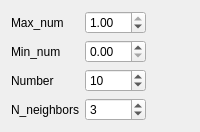
             <widget class="QWidget" name="to_mutualinfo_cls">
              <layout class="QGridLayout" name="gridLayout_22">
               <item row="4" column="2">
                <spacer name="horizontalSpacer_13">
                 <property name="orientation">
                  <enum>Qt::Horizontal</enum>
                 </property>
                 <property name="sizeHint" stdset="0">
                  <size>
                   <width>40</width>
                   <height>20</height>
                  </size>
                 </property>
                </spacer>
               </item>
               <item row="5" column="0">
                <widget class="QLabel" name="label_mutualinfo_cls">
                 <property name="text">
                  <string>N_neighbors</string>
                 </property>
                </widget>
               </item>
               <item row="4" column="0">
                <widget class="QLabel" name="label_28">
                 <property name="text">
                  <string>Number</string>
                 </property>
                </widget>
               </item>
               <item row="4" column="1">
                <widget class="QSpinBox" name="spinBox_mutualinfocls_num">
                 <property name="maximum">
                  <number>10000</number>
                 </property>
                 <property name="singleStep">
                  <number>5</number>
                 </property>
                 <property name="value">
                  <number>10</number>
                 </property>
                </widget>
               </item>
               <item row="2" column="1">
                <widget class="QDoubleSpinBox" name="doubleSpinBox_mutualinfocls_maxnum">
                 <property name="maximum">
                  <double>1.000000000000000</double>
                 </property>
                 <property name="singleStep">
                  <double>0.100000000000000</double>
                 </property>
                 <property name="value">
                  <double>1.000000000000000</double>
                 </property>
                </widget>
               </item>
               <item row="2" column="0">
                <widget class="QLabel" name="label_30">
                 <property name="text">
                  <string>Max_num</string>
                 </property>
                </widget>
               </item>
               <item row="5" column="1">
                <widget class="QSpinBox" name="spinBox_mutualinfocls_neighbors">
                 <property name="value">
                  <number>3</number>
                 </property>
                </widget>
               </item>
               <item row="3" column="0">
                <widget class="QLabel" name="label_29">
                 <property name="text">
                  <string>Min_num</string>
                 </property>
                </widget>
               </item>
               <item row="3" column="1">
                <widget class="QDoubleSpinBox" name="doubleSpinBox_mutualinfocls_minnum">
                 <property name="maximum">
                  <double>1.000000000000000</double>
                 </property>
                 <property name="singleStep">
                  <double>0.100000000000000</double>
                 </property>
                 <property name="value">
                  <double>0.000000000000000</double>
                 </property>
                </widget>
               </item>
              </layout>
             </widget>
